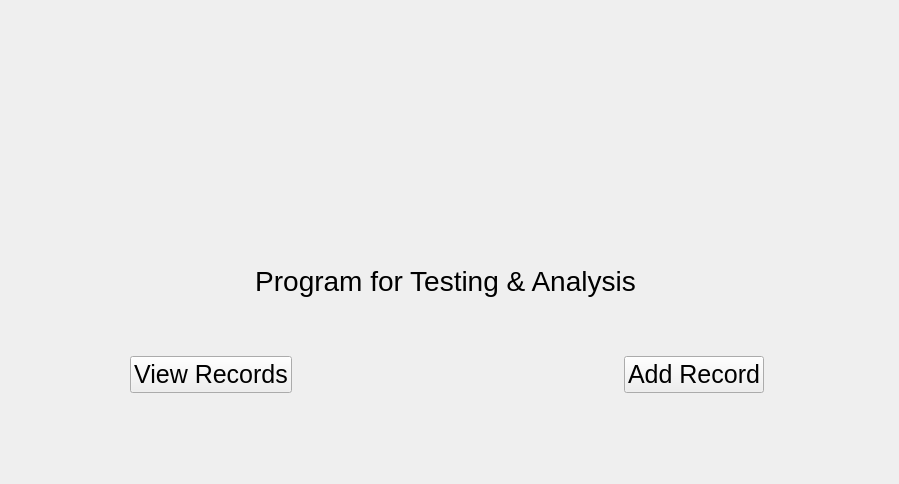
<?xml version="1.0" encoding="UTF-8"?>
<ui version="4.0">
 <class>MainWindow</class>
 <widget class="QMainWindow" name="MainWindow">
  <property name="geometry">
   <rect>
    <x>0</x>
    <y>0</y>
    <width>899</width>
    <height>484</height>
   </rect>
  </property>
  <property name="windowTitle">
   <string>MainWindow</string>
  </property>
  <widget class="QWidget" name="centralwidget">
   <widget class="QLabel" name="label">
    <property name="geometry">
     <rect>
      <x>120</x>
      <y>240</y>
      <width>651</width>
      <height>81</height>
     </rect>
    </property>
    <property name="font">
     <font>
      <pointsize>21</pointsize>
     </font>
    </property>
    <property name="text">
     <string>Program for Testing &amp; Analysis</string>
    </property>
    <property name="alignment">
     <set>Qt::AlignCenter</set>
    </property>
   </widget>
   <widget class="QWidget" name="layoutWidget">
    <property name="geometry">
     <rect>
      <x>130</x>
      <y>350</y>
      <width>634</width>
      <height>50</height>
     </rect>
    </property>
    <layout class="QHBoxLayout" name="horizontalLayout">
     <item>
      <widget class="QPushButton" name="viewRecordButton">
       <property name="font">
        <font>
         <pointsize>19</pointsize>
        </font>
       </property>
       <property name="text">
        <string>View Records</string>
       </property>
      </widget>
     </item>
     <item>
      <spacer name="horizontalSpacer">
       <property name="orientation">
        <enum>Qt::Horizontal</enum>
       </property>
       <property name="sizeHint" stdset="0">
        <size>
         <width>248</width>
         <height>17</height>
        </size>
       </property>
      </spacer>
     </item>
     <item>
      <widget class="QPushButton" name="addRecordButton">
       <property name="font">
        <font>
         <pointsize>19</pointsize>
        </font>
       </property>
       <property name="text">
        <string>Add Record</string>
       </property>
      </widget>
     </item>
    </layout>
   </widget>
  </widget>
  <action name="actionOpen">
   <property name="text">
    <string>New</string>
   </property>
  </action>
  <action name="actionOpen_2">
   <property name="text">
    <string>Open</string>
   </property>
  </action>
  <action name="actioninterface_ui">
   <property name="text">
    <string>interface.ui</string>
   </property>
  </action>
  <action name="actionnew_ui">
   <property name="text">
    <string>new.ui</string>
   </property>
  </action>
  <action name="actionSave">
   <property name="text">
    <string>Save</string>
   </property>
  </action>
  <action name="actionSave_As">
   <property name="text">
    <string>Save As</string>
   </property>
  </action>
  <action name="actionSave_All">
   <property name="text">
    <string>Save All</string>
   </property>
  </action>
  <action name="actionSave_As_Template">
   <property name="text">
    <string>Save As Template</string>
   </property>
  </action>
  <action name="actionPrint">
   <property name="text">
    <string>Print</string>
   </property>
  </action>
  <action name="actionSave_Image">
   <property name="text">
    <string>Save Image</string>
   </property>
  </action>
  <action name="actionClose">
   <property name="text">
    <string>Close</string>
   </property>
  </action>
  <action name="actionQuit">
   <property name="text">
    <string>Quit</string>
   </property>
  </action>
  <action name="actionForm">
   <property name="text">
    <string>Form</string>
   </property>
  </action>
 </widget>
 <resources>
  <include location="resources.qrc"/>
 </resources>
 <connections/>
</ui>
